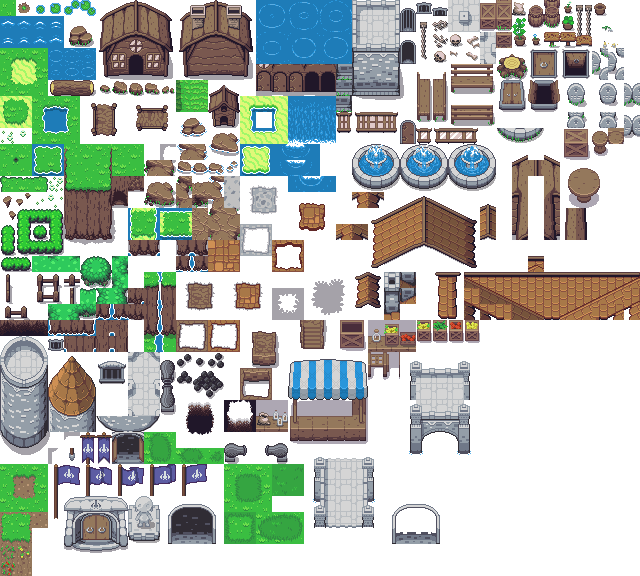
#> input picture assets/zelda-like/Overworld.png, 640 x 576 px, found by its file name
$ python velocity_assets.py ../../assets/zelda-like/Overworld.png out
#> lines starting #> are read from the running program, lines starting #| are printed output that depends on the picture
"""Builds snippets/velocity/graphics/world.bmp from the Zelda-like pack: a 256x256 map,
grass on the left and a sand field on the right, so the hero can feel two surfaces.

Usage: python3 velocity_assets.py <assets/zelda-like folder> <graphics folder>
"""
import sys

from PIL import Image

TRANSPARENT = (255, 0, 255)

assets, out_folder = sys.argv[1:]
overworld = Image.open(f'{assets}/Overworld.png').convert('RGB')
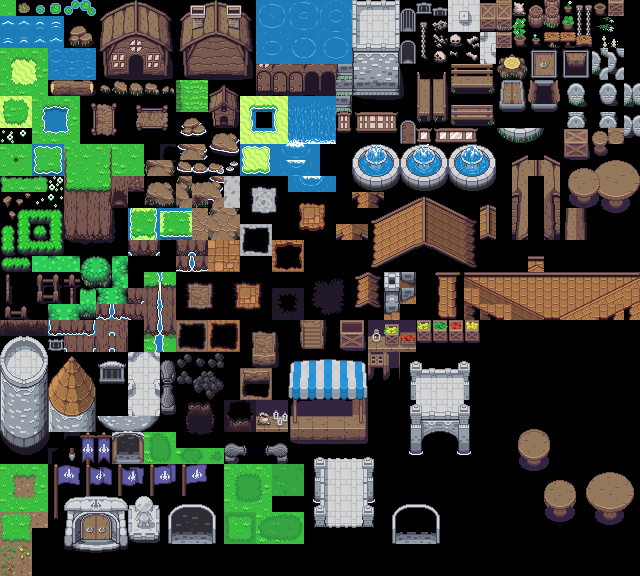
#> overworld: PIL image 640x576 RGB; mean R, G, B 59.9, 67.8, 59.2


def tile(x, y):
#> called with x = 0, y = 0
    return overworld.crop((x * 16, y * 16, x * 16 + 16, y * 16 + 16))
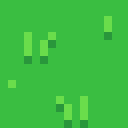
#> returned value: PIL image 16x16 RGB (shown 8 times larger); mean R, G, B 60.3, 190.8, 65.4


def save_indexed(img, path):
    pixels = list(img.getdata())
    colors = [TRANSPARENT] + sorted(set(pixels) - {TRANSPARENT})
    assert len(colors) <= 16, f'{path}: {len(colors)} colors, too many for 4bpp'
    colors += [(0, 0, 0)] * (16 - len(colors))
    out = Image.new('P', img.size)
    out.putdata([colors.index(p) for p in pixels])
    out.putpalette([c for color in colors for c in color])
    out.save(path)


grass = [tile(0, 0), tile(0, 0).transpose(Image.Transpose.FLIP_LEFT_RIGHT), tile(0, 0)]
world = Image.new('RGB', (256, 256))
#> world: PIL image 256x256 RGB; every value is 0
for y in range(16):
    for x in range(16):
        world.paste(grass[(x * 7 + y * 3) % 3], (x * 16, y * 16))
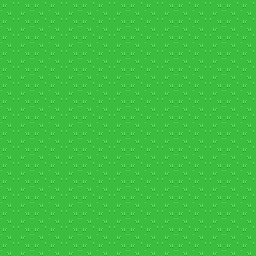
#> world: PIL image 256x256 RGB; mean R, G, B 60.3, 190.8, 65.4

# The sand field: map tiles 9 to 16 across and 1 to 14 down, so its left edge is 16 pixels right of the
# center and it runs off the right side of the screen. Its right border is never seen.
left, top, width, height = 9, 1, 8, 14
for y in range(height):
    for x in range(width):
        tx = 0 if x == 0 else 1
        ty = 3 if y == 0 else 5 if y == height - 1 else 4
        world.paste(tile(tx, ty), ((left + x) * 16, (top + y) * 16))
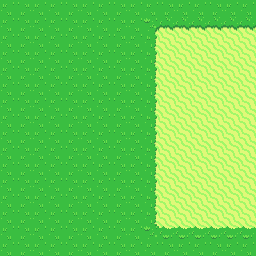
#> world: PIL image 256x256 RGB; mean R, G, B 103.2, 208, 80.3
save_indexed(world, f'{out_folder}/world.bmp')
#> in save_indexed, `pixels = list(img.getdata())`: pixels = 65536 items
#> in save_indexed, `colors = [TRANSPARENT] + sorted(set(pixels) - {TRANSPARENT})`: colors = [(255, 0, 255), (41, 151, 59), (50, 142, 65), (58, 190, 65), (106, 221, 75), (116, 205, 88), (154, 205, 98), (160, 248, 104), (224, 248, 120)]
#> in save_indexed, `colors += [(0, 0, 0)] * (16 - len(colors))`: colors = [(255, 0, 255), (41, 151, 59), (50, 142, 65), (58, 190, 65), (106, 221, 75), (116, 205, 88), (154, 205, 98), (160, 248, 104), (224, 248, 120), (0, 0, 0), (0, 0, 0), (0, 0, 0), (0, 0, 0), (0, 0, 0), (0, 0, 0), (0, 0, 0)]
